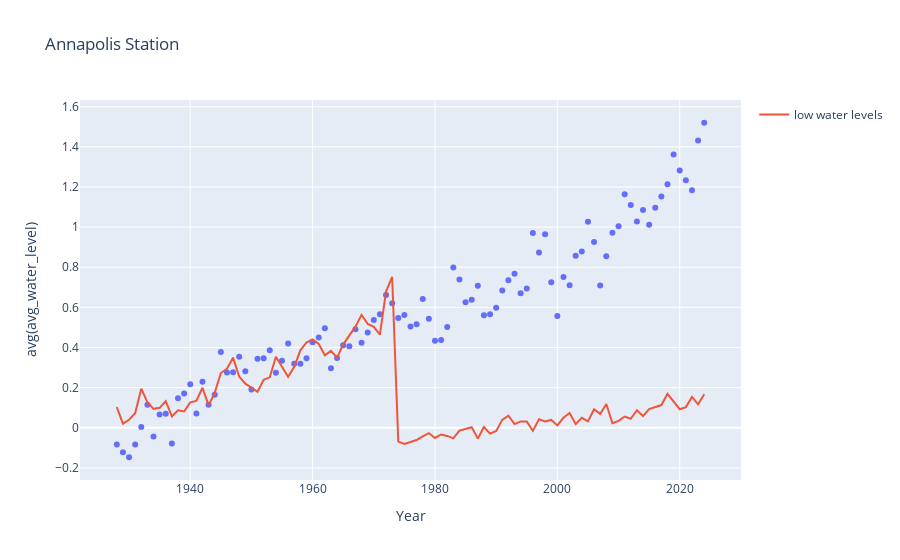

Source (notebook cell):
### Code cell
import plotly.express as px
fig = px.scatter(annapolis, x='Year', y='avg(avg_water_level)', title='Annapolis Station')
#fig.add_scatter(x=annapolis['Year'], y=df['avg(max_water_level)'], name="high water levels")
fig.add_scatter(x=annapolis['Year'], y=df['avg(min_water_level)'], name="low water levels")
#fig.add_scatter(x=annapolis['Year'], y=df['max(max_water_level)'], 
#                name="highest water levels",
#                marker=dict(color="Red") )

fig.show()
